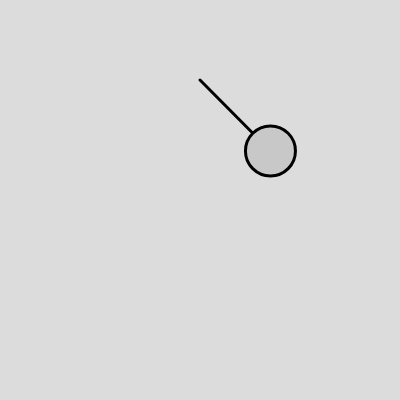
Frame 1 (no input)
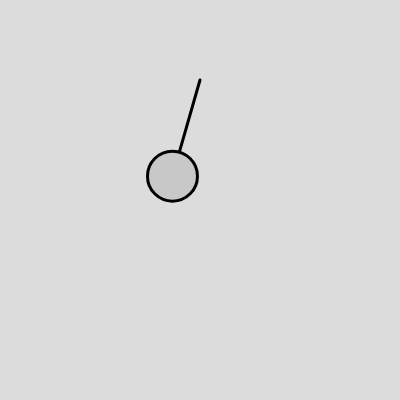
Frame 60 (no input)
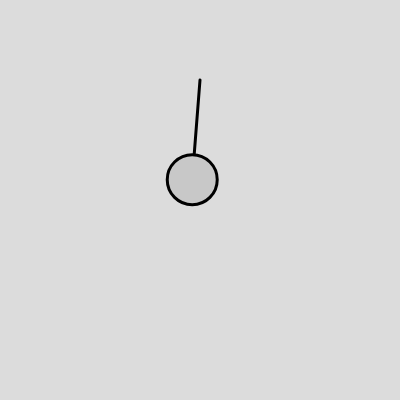
Frame 120 (the mouse pressed at the canvas centre since frame 60)

The p5.js sketch that drew these frames (run headless with seeded random() and noise() and a simulated clock; from frame 60 on, the mouse is pressed at the canvas centre):

// p5.js sketch
// ── sketch.js
let pendulum;

function setup() {
  createCanvas(400, 400);
  pendulum = new Pendulum();
}

function draw() {
  background(220);
  
  pendulum.update();
  pendulum.show();
  
  
}


class Pendulum{
  constructor(){
    this.armLength = 100;
    this.angle = 0.25*PI;
    this.angularVelocity = 0;
    this.angularAcceleration= 0;
    this.damping = 0.98;
    this.pivot = createVector(width/2, 80);
    
  }
  
  update(){
    // pendulum acceleration = -g * sin(angle) / armLength
    let g = 0.5;
    this.angularAcceleration = (-1) * g * sin(this.angle) / this.armLength;
    this.angularVelocity += this.angularAcceleration;
    this.angle += this.angularVelocity;
    this.angularVelocity *= 0.98;
    console.log(this.angularAcceleration, this.angle);
  }
  
  show(){
    // bob's position
    let x = this.armLength * sin(this.angle);
    let y = this.armLength * cos(this.angle);
    translate(this.pivot.x, this.pivot.y);
    
    strokeWeight(3);
    fill(200);
    line(0, 0, x, y);
    circle(x, y, 50);
    console.log(x, y);
    
  }
  
  
}
